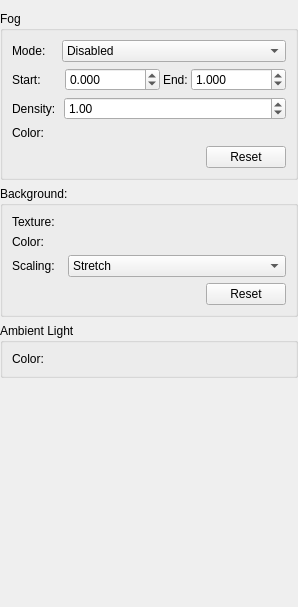
     <widget class="QWidget" name="tabGlobal">
      <attribute name="title">
       <string>Global</string>
      </attribute>
      <layout class="QVBoxLayout" name="_3">
       <property name="leftMargin">
        <number>0</number>
       </property>
       <property name="rightMargin">
        <number>0</number>
       </property>
       <item>
        <widget class="QGroupBox" name="groupFog">
         <property name="title">
          <string>Fog</string>
         </property>
         <layout class="QVBoxLayout" name="_28">
          <item>
           <layout class="QHBoxLayout" name="_16">
            <property name="spacing">
             <number>0</number>
            </property>
            <item>
             <widget class="QLabel" name="_4">
              <property name="minimumSize">
               <size>
                <width>50</width>
                <height>0</height>
               </size>
              </property>
              <property name="text">
               <string>Mode:</string>
              </property>
             </widget>
            </item>
            <item>
             <widget class="QComboBox" name="fogModeComboBox">
              <property name="sizePolicy">
               <sizepolicy hsizetype="Expanding" vsizetype="Fixed">
                <horstretch>0</horstretch>
                <verstretch>0</verstretch>
               </sizepolicy>
              </property>
              <item>
               <property name="text">
                <string>Disabled</string>
               </property>
              </item>
              <item>
               <property name="text">
                <string>Linear</string>
               </property>
              </item>
              <item>
               <property name="text">
                <string>Exponential</string>
               </property>
              </item>
              <item>
               <property name="text">
                <string>Quardic exponential</string>
               </property>
              </item>
             </widget>
            </item>
           </layout>
          </item>
          <item>
           <widget class="QWidget" name="linearFogArea" native="true">
            <layout class="QHBoxLayout" name="horizontalLayout">
             <property name="spacing">
              <number>3</number>
             </property>
             <property name="margin">
              <number>0</number>
             </property>
             <item>
              <widget class="QLabel" name="_8">
               <property name="minimumSize">
                <size>
                 <width>50</width>
                 <height>0</height>
                </size>
               </property>
               <property name="text">
                <string>Start:</string>
               </property>
              </widget>
             </item>
             <item>
              <widget class="QDoubleSpinBox" name="fogStartDepthBox">
               <property name="sizePolicy">
                <sizepolicy hsizetype="Expanding" vsizetype="Fixed">
                 <horstretch>0</horstretch>
                 <verstretch>0</verstretch>
                </sizepolicy>
               </property>
               <property name="decimals">
                <number>3</number>
               </property>
               <property name="minimum">
                <double>-999999999.000000000000000</double>
               </property>
               <property name="maximum">
                <double>1000000000.000000000000000</double>
               </property>
               <property name="singleStep">
                <double>0.050000000000000</double>
               </property>
              </widget>
             </item>
             <item>
              <widget class="QLabel" name="_7">
               <property name="text">
                <string>End:</string>
               </property>
              </widget>
             </item>
             <item>
              <widget class="QDoubleSpinBox" name="fogEndDepthBox">
               <property name="sizePolicy">
                <sizepolicy hsizetype="Expanding" vsizetype="Fixed">
                 <horstretch>0</horstretch>
                 <verstretch>0</verstretch>
                </sizepolicy>
               </property>
               <property name="decimals">
                <number>3</number>
               </property>
               <property name="minimum">
                <double>-999999999.000000000000000</double>
               </property>
               <property name="maximum">
                <double>999999999.000000000000000</double>
               </property>
               <property name="singleStep">
                <double>0.050000000000000</double>
               </property>
               <property name="value">
                <double>1.000000000000000</double>
               </property>
              </widget>
             </item>
            </layout>
           </widget>
          </item>
          <item>
           <widget class="QWidget" name="exponentialFogArea" native="true">
            <layout class="QHBoxLayout" name="horizontalLayout_5">
             <property name="spacing">
              <number>2</number>
             </property>
             <property name="margin">
              <number>0</number>
             </property>
             <item>
              <widget class="QLabel" name="_5">
               <property name="minimumSize">
                <size>
                 <width>50</width>
                 <height>0</height>
                </size>
               </property>
               <property name="text">
                <string>Density:</string>
               </property>
              </widget>
             </item>
             <item>
              <widget class="QDoubleSpinBox" name="fogDensityBox">
               <property name="sizePolicy">
                <sizepolicy hsizetype="Expanding" vsizetype="Fixed">
                 <horstretch>0</horstretch>
                 <verstretch>0</verstretch>
                </sizepolicy>
               </property>
               <property name="maximum">
                <double>999999999.000000000000000</double>
               </property>
               <property name="singleStep">
                <double>0.050000000000000</double>
               </property>
               <property name="value">
                <double>1.000000000000000</double>
               </property>
              </widget>
             </item>
            </layout>
           </widget>
          </item>
          <item>
           <widget class="QWidget" name="fogColorArea" native="true">
            <layout class="QHBoxLayout" name="horizontalLayout_6">
             <property name="spacing">
              <number>3</number>
             </property>
             <property name="margin">
              <number>0</number>
             </property>
             <item>
              <widget class="QLabel" name="_6">
               <property name="minimumSize">
                <size>
                 <width>50</width>
                 <height>0</height>
                </size>
               </property>
               <property name="text">
                <string>Color:</string>
               </property>
              </widget>
             </item>
             <item>
              <widget class="ColorChooser" name="fogColorChooser" native="true">
               <property name="sizePolicy">
                <sizepolicy hsizetype="Expanding" vsizetype="Preferred">
                 <horstretch>0</horstretch>
                 <verstretch>0</verstretch>
                </sizepolicy>
               </property>
              </widget>
             </item>
            </layout>
           </widget>
          </item>
          <item alignment="Qt::AlignRight">
           <widget class="QPushButton" name="fogResetButton">
            <property name="sizePolicy">
             <sizepolicy hsizetype="Fixed" vsizetype="Fixed">
              <horstretch>0</horstretch>
              <verstretch>0</verstretch>
             </sizepolicy>
            </property>
            <property name="text">
             <string>Reset</string>
            </property>
           </widget>
          </item>
         </layout>
        </widget>
       </item>
       <item>
        <widget class="QGroupBox" name="groupBackground">
         <property name="title">
          <string>Background:</string>
         </property>
         <layout class="QVBoxLayout" name="_29">
          <item>
           <layout class="QHBoxLayout" name="horizontalLayout_4">
            <item>
             <widget class="QLabel" name="label_5">
              <property name="minimumSize">
               <size>
                <width>50</width>
                <height>0</height>
               </size>
              </property>
              <property name="text">
               <string>Texture:</string>
              </property>
             </widget>
            </item>
            <item>
             <widget class="FileChooser" name="backgroundTextureChooser" native="true">
              <property name="sizePolicy">
               <sizepolicy hsizetype="Expanding" vsizetype="Preferred">
                <horstretch>0</horstretch>
                <verstretch>0</verstretch>
               </sizepolicy>
              </property>
             </widget>
            </item>
           </layout>
          </item>
          <item>
           <layout class="QHBoxLayout" name="horizontalLayout_9">
            <item>
             <widget class="QLabel" name="label_4">
              <property name="minimumSize">
               <size>
                <width>50</width>
                <height>0</height>
               </size>
              </property>
              <property name="text">
               <string>Color:</string>
              </property>
             </widget>
            </item>
            <item>
             <widget class="ColorChooser" name="backgroundColorChooser" native="true">
              <property name="sizePolicy">
               <sizepolicy hsizetype="Expanding" vsizetype="Preferred">
                <horstretch>0</horstretch>
                <verstretch>0</verstretch>
               </sizepolicy>
              </property>
             </widget>
            </item>
           </layout>
          </item>
          <item>
           <layout class="QHBoxLayout" name="horizontalLayout_10">
            <item>
             <widget class="QLabel" name="_1">
              <property name="minimumSize">
               <size>
                <width>50</width>
                <height>0</height>
               </size>
              </property>
              <property name="text">
               <string>Scaling:</string>
              </property>
             </widget>
            </item>
            <item>
             <widget class="QComboBox" name="backgroundScalingMode">
              <property name="sizePolicy">
               <sizepolicy hsizetype="Expanding" vsizetype="Fixed">
                <horstretch>0</horstretch>
                <verstretch>0</verstretch>
               </sizepolicy>
              </property>
              <item>
               <property name="text">
                <string>Stretch</string>
               </property>
              </item>
              <item>
               <property name="text">
                <string>Tile</string>
               </property>
              </item>
             </widget>
            </item>
           </layout>
          </item>
          <item alignment="Qt::AlignRight">
           <widget class="QPushButton" name="backgroundResetButton">
            <property name="sizePolicy">
             <sizepolicy hsizetype="Fixed" vsizetype="Fixed">
              <horstretch>0</horstretch>
              <verstretch>0</verstretch>
             </sizepolicy>
            </property>
            <property name="text">
             <string>Reset</string>
            </property>
           </widget>
          </item>
         </layout>
        </widget>
       </item>
       <item>
        <widget class="QGroupBox" name="groupAmbient">
         <property name="title">
          <string>Ambient Light</string>
         </property>
         <layout class="QVBoxLayout" name="_30">
          <item>
           <layout class="QHBoxLayout" name="_2">
            <item>
             <widget class="QLabel" name="label_2">
              <property name="minimumSize">
               <size>
                <width>50</width>
                <height>0</height>
               </size>
              </property>
              <property name="text">
               <string>Color:    </string>
              </property>
             </widget>
            </item>
            <item>
             <widget class="ColorChooser" name="ambientColorChooser" native="true">
              <property name="sizePolicy">
               <sizepolicy hsizetype="Expanding" vsizetype="Preferred">
                <horstretch>0</horstretch>
                <verstretch>0</verstretch>
               </sizepolicy>
              </property>
             </widget>
            </item>
           </layout>
          </item>
         </layout>
        </widget>
       </item>
       <item>
        <spacer name="_9">
         <property name="orientation">
          <enum>Qt::Vertical</enum>
         </property>
         <property name="sizeHint" stdset="0">
          <size>
           <width>20</width>
           <height>218</height>
          </size>
         </property>
        </spacer>
       </item>
      </layout>
     </widget>
